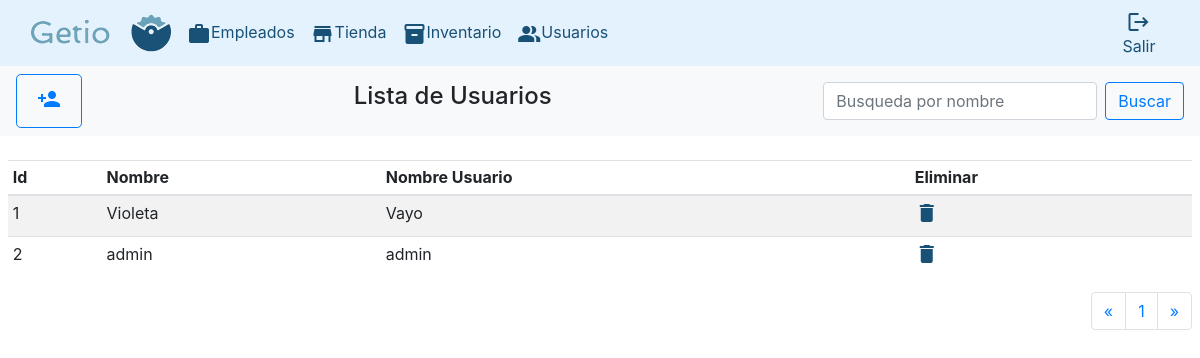
Page /?controller=usuario&&action=showUsuario (signed in) on the committed database.
### tables this page shows
CREATE TABLE usuario (
  id_usuario INT(11) PRIMARY KEY AUTO_INCREMENT,
  nombre VARCHAR(60) NOT NULL,
  nombre_usuario VARCHAR(20) NOT NULL UNIQUE,
  password VARCHAR(20) NOT NULL
);

### Controllers/UsuarioController.php (called while the page is built, shortened)
<?php
class UsuarioController
{
	function showUsuario(){
		$listaUsuarios=Usuario::all();
		require_once('Views/Usuario/showUsuario.php');
	}
}
?>

### index.php (called while the page is built, shortened)
<?php
	require_once('Views/Layouts/layout.php');
?>

### Model/Usuario.php (called while the page is built, shortened)
<?php
class Usuario {
	private $id_usuario;
	private $nombre;
	private $nombre_usuario;
	public function getIdUsuario() {
		return $this->id_usuario;
	}
	public function setIdUsuario($id_usuario) {
		$this->id_usuario = $id_usuario;
	}
	public function getNombre() {
		return $this->nombre;
	}
	public function setNombre($nombre) {
		$this->nombre = $nombre;
	}
	public function getNombreUsuario() {
		return $this->nombre_usuario;
	}
	public function setNombreUsuario($nombre_usuario) {
		$this->nombre_usuario = $nombre_usuario;
	}
	public static function all(){
		$db=Db::getConnect();
		$listaUsuario=[];
		$select=$db->query('SELECT *
							FROM usuario
							ORDER BY id_usuario');
		foreach($select->fetchAll() as $usuario){
			$listaUsuario[]=new Usuario($usuario['id_usuario'],$usuario['nombre'],$usuario['nombre_usuario'],
				$usuario['password']);
		}
		return $listaUsuario;
	}
}
?>

### Views/Usuario/showUsuario.php (the view, shortened to what this page needs)
<?php
  if($_SESSION["nombre"] ?? null) {
?>
<div>
	<nav class="navbar navbar-light bg-light w-100">
		<a href="?controller=usuario&action=register"
			class="btn btn-outline-primary btn-lg"
			role="button" aria-disabled="true"><span class='material-icons md-18 p-1'>
			person_add</span>
		</a>
		<h4>Lista de Usuarios</h4>
		<form class="form-inline" action="?controller=usuario&action=search" method="post">
			<input class="form-control mr-sm-2" type="search" id="nombre_usuario" name="nombre_usuario"
				placeholder="Busqueda por nombre" aria-label="Search">
			<button class="btn btn-outline-primary my-2 my-sm-0" type="submit">Buscar</button>
		</form>
	</nav>
	<br/>
	<div class="table table-striped pl-2 pr-2">
		<table class="table table-hover table-sm">
			<thead>
				<tr>
					<th>Id</th>
					<th>Nombre</th>
					<th>Nombre Usuario</th>
					<th>Eliminar</th>
				</tr>
			</thead>
			<tbody style="cursor: pointer;">
					<?php foreach ($listaUsuarios as$usuario) {?>
					<tr onclick="document.location='?controller=usuario&&action=updateUsuario&&id_usuario=<?php
						echo $usuario->getIdUsuario()?>'">
						<td><?php echo $usuario->getIdUsuario(); ?></a> </td>
						<td><?php echo $usuario->getNombre(); ?></td>
						<td><?php echo $usuario->getNombreUsuario(); ?></td>
						<td><span class='material-icons md-18'>
						<a href="?controller=usuario&&action=delete&&id_usuario=<?php
						echo $usuario->getIdUsuario() ?>" style="color:#195176;">delete</a></span></td>
					</tr>
					<?php } ?>
			</tbody>
		</table>
	</div>
	<nav class="nav justify-content-end mr-2" aria-label="Page navigation example">
  		<ul class="pagination">
			<li class="page-item">
				<a class="page-link" href="#" aria-label="Previous">
					<span aria-hidden="true">&laquo;</span>
				</a>
			</li>
			<li class="page-item"><a class="page-link" href="#">1</a></li>
			<li class="page-item">
				<a class="page-link" href="#" aria-label="Next">
					<span aria-hidden="true">&raquo;</span>
				</a>
			</li>
		</ul>
	</nav>
</div>
<?php
  }else require_once('Views/Errores/accesoDenegado.php');
?>

### rows in the picture
usuario: id_usuario "1", nombre "Violeta", nombre_usuario "Vayo"
usuario: id_usuario "2", nombre "admin", nombre_usuario "admin"
